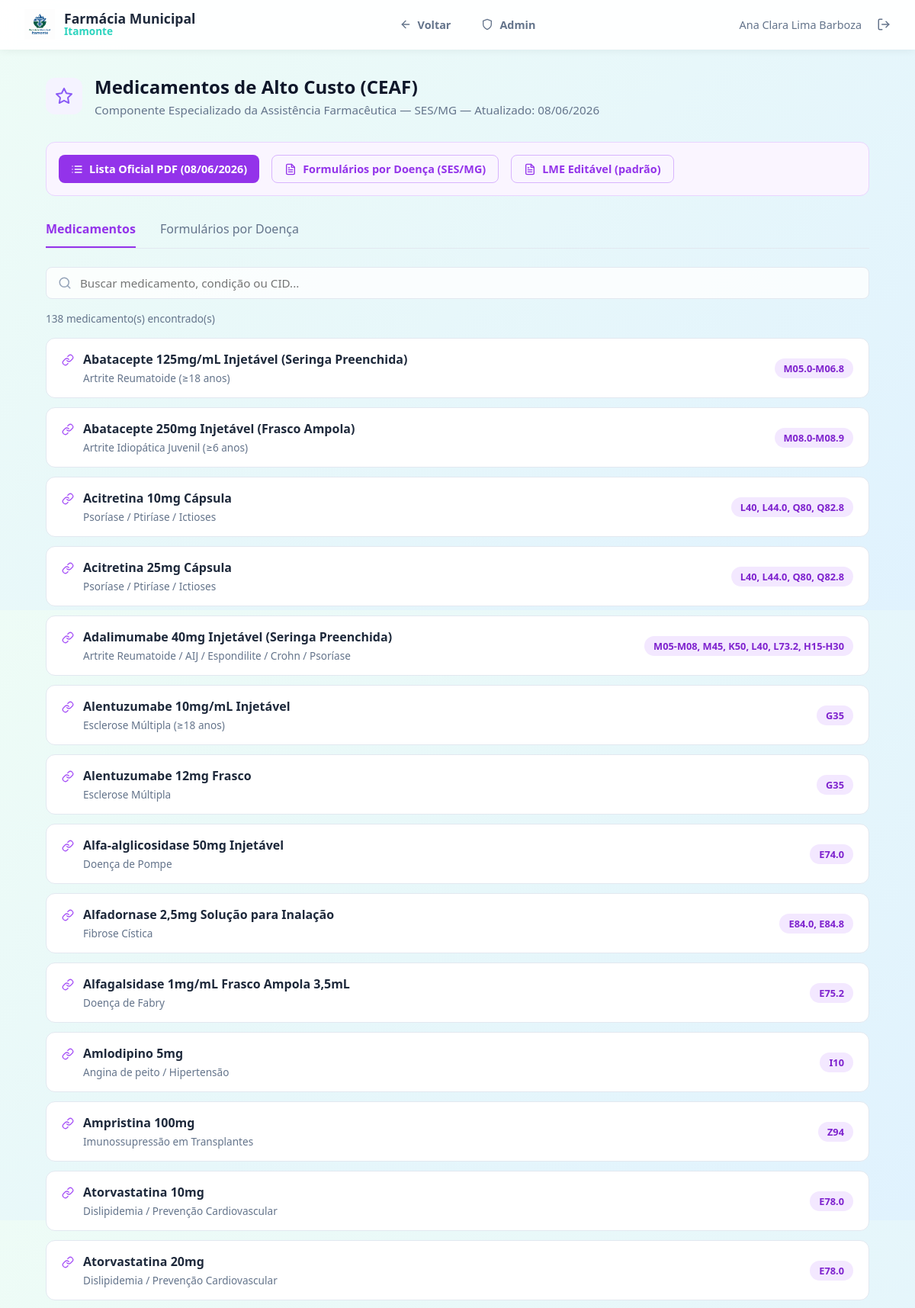
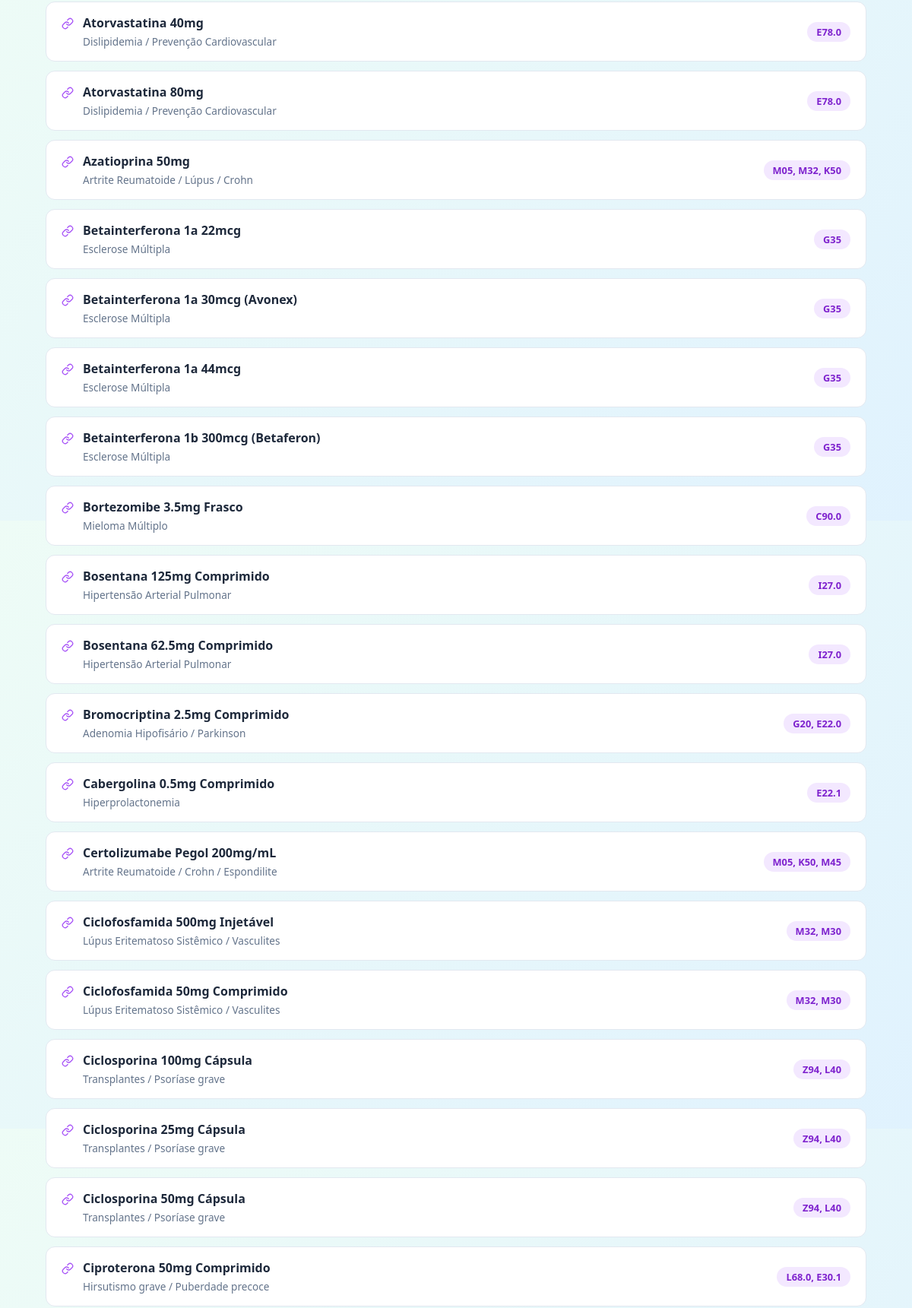
The page /alto-custo (signed in, upper part) on the database its author committed (2 pictures, top to bottom).
### tables this page shows
CREATE TABLE medicamentos_alto_custo (
        id INTEGER PRIMARY KEY AUTOINCREMENT,
        nome TEXT NOT NULL,
        indicacao TEXT NOT NULL,
        cids TEXT,
        created_at TIMESTAMP DEFAULT CURRENT_TIMESTAMP
    );

### app.py (the view)
@app.route('/alto-custo')
def alto_custo():
    ac_meds = query_db("SELECT * FROM medicamentos_alto_custo ORDER BY nome ASC")
    return render_template('alto_custo.html', medicamentos=ac_meds)

### app.py (called while the page is built)
def get_db():
    db = getattr(g, '_database', None)
    if db is None:
        db = g._database = sqlite3.connect(DB_PATH)
        db.row_factory = sqlite3.Row
    return db

@app.teardown_appcontext
def close_connection(exception):
    db = getattr(g, '_database', None)
    if db is not None:
        db.close()

def query_db(query, args=(), one=False):
    cur = get_db().execute(query, args)
    rv = cur.fetchall()
    cur.close()
    return (rv[0] if rv else None) if one else rv

@app.before_request
def require_login():
    allowed_routes = ['login', 'static']
    if request.endpoint not in allowed_routes and 'user_id' not in session:
        return redirect(url_for('login'))

### templates/alto_custo.html (shortened to what this page needs)
{% extends 'base.html' %}
{% block content %}
<div style="display: flex; align-items: center; gap: 1rem; margin-bottom: 2rem;">
    <div
        style="background-color: #f5f3ff; color: #8b5cf6; width: 48px; height: 48px; border-radius: 12px; display: flex; align-items: center; justify-content: center;">
        <svg viewBox="0 0 24 24" fill="none" stroke="currentColor" stroke-width="2" stroke-linecap="round"
            stroke-linejoin="round" width="24" height="24">
            <polygon
                points="12 2 15.09 8.26 22 9.27 17 14.14 18.18 21.02 12 17.77 5.82 21.02 7 14.14 2 9.27 8.91 8.26 12 2">
            </polygon>
        </svg>
    </div>
    <div style="flex-grow: 1;">
        <h1 style="color: #0f172a; font-size: 1.5rem; font-weight: 800; margin: 0 0 0.25rem 0;">Medicamentos de Alto
            Custo (CEAF)</h1>
        <p style="color: #64748b; font-size: 0.95rem; margin: 0;">Componente Especializado da Assistência Farmacêutica —
            SES/MG — Atualizado: 08/06/2026</p>
    </div>
</div>
<div
    style="background: #faf5ff; border: 1px solid #e9d5ff; border-radius: 12px; padding: 1rem; margin-bottom: 2rem; display: flex; gap: 1rem; flex-wrap: wrap;">
    <a href="https://www.saude.mg.gov.br/wp-content/uploads/2025/06/NovomodelodeLME-EDITAVEL.pdf" target="_blank"
        style="background: #9333ea; color: white; padding: 0.5rem 1rem; border-radius: 8px; text-decoration: none; font-size: 0.9rem; font-weight: 600; display: inline-flex; align-items: center; gap: 0.5rem;">
        Lista Oficial PDF (08/06/2026)
    </a>
    <a href="https://www.saude.mg.gov.br/obtermedicamentos/ceaf/formulariosceaf/" target="_blank"
        style="background: transparent; color: #9333ea; border: 1px solid #d8b4fe; padding: 0.5rem 1rem; border-radius: 8px; text-decoration: none; font-size: 0.9rem; font-weight: 600; display: inline-flex; align-items: center; gap: 0.5rem;">
        Formulários por Doença (SES/MG)
    </a>
    <a href="https://www.saude.mg.gov.br/wp-content/uploads/2025/06/NovomodelodeLME-EDITAVEL.pdf" target="_blank"
        style="background: transparent; color: #9333ea; border: 1px solid #d8b4fe; padding: 0.5rem 1rem; border-radius: 8px; text-decoration: none; font-size: 0.9rem; font-weight: 600; display: inline-flex; align-items: center; gap: 0.5rem;">
        LME Editável (padrão)
    </a>
</div>
<div style="border-bottom: 1px solid #e2e8f0; margin-bottom: 1.5rem; display: flex; gap: 2rem;">
    <div id="tab-meds" onclick="switchTab('meds')"
        style="padding-bottom: 0.75rem; border-bottom: 2px solid #9333ea; color: #9333ea; font-weight: 600; cursor: pointer;">
        Medicamentos
    </div>
    <div id="tab-diseases" onclick="switchTab('diseases')"
        style="padding-bottom: 0.75rem; border-bottom: 2px solid transparent; color: #64748b; font-weight: 500; cursor: pointer;">
        Formulários por Doença
    </div>
</div>
<div id="content-meds" style="display: block;">
    <div style="position: relative; margin-bottom: 1rem;">
        <svg viewBox="0 0 24 24" fill="none" stroke="#94a3b8" stroke-width="2" stroke-linecap="round"
            stroke-linejoin="round" width="18" height="18"
            style="position: absolute; left: 1rem; top: 50%; transform: translateY(-50%);">
            <circle cx="11" cy="11" r="8"></circle>
            <line x1="21" y1="21" x2="16.65" y2="16.65"></line>
        </svg>
        <input type="text" id="search-input" class="form-control" placeholder="Buscar medicamento, condição ou CID..."
            style="padding-left: 2.75rem; border-radius: 8px; border: 1px solid #e2e8f0; width: 100%; box-sizing: border-box; height: 42px;">
    </div>
    <p style="font-size: 0.85rem; color: #64748b; margin-bottom: 1rem;"><span id="med-count">{{ medicamentos|length
            }}</span> medicamento(s) encontrado(s)</p>
    <div id="meds-list" style="display: flex; flex-direction: column; gap: 0.75rem; padding-bottom: 3rem;">
        {% for m in medicamentos %}
        <div class="med-item" data-search-text="{{ m.nome|lower }} {{ m.indicacao|lower }} {{ (m.cids or '')|lower }}"
            style="background: white; border: 1px solid #e2e8f0; border-radius: 12px; padding: 1rem 1.25rem; display: flex; justify-content: space-between; align-items: center; gap: 1rem;">
            <div style="display: flex; gap: 0.75rem; align-items: flex-start;">
                <div>
                    <div style="font-weight: 700; color: #1e293b; font-size: 1rem; margin-bottom: 0.25rem;">{{ m.nome }}
                    </div>
                    <div style="color: #64748b; font-size: 0.85rem;">{{ m.indicacao }}</div>
                </div>
            </div>
            {% if m.cids %}
            <div
                style="background: #f3e8ff; color: #7e22ce; padding: 0.25rem 0.75rem; border-radius: 16px; font-size: 0.8rem; font-weight: 600; white-space: nowrap; flex-shrink: 0;">
                {{ m.cids }}
            </div>
            {% endif %}
        </div>
        {% endfor %}
    </div>
</div>
{% endblock %}

### static/css/style.css (style rules this page uses)
:root { --bg-gradient: linear-gradient(135deg, #eefcf6 0%, #e0f2fe 100%); --text-primary: #1e293b; --text-secondary: #64748b; --glass-bg: rgba(255, 255, 255, 0.65); --glass-border: rgba(255, 255, 255, 0.5); --glass-shadow: 0 8px 32px 0 rgba(15, 23, 42, 0.08); --primary: #0f766e; --primary-hover: #0d9488; --primary-light: rgba(15, 118, 110, 0.1); --status-disponivel-bg: #dcfce7; --status-disponivel-text: #15803d; --status-indisponivel-bg: #fee2e2; --status-indisponivel-text: #b91c1c; --status-baixo-bg: #fef9c3; --status-baixo-text: #a16207; --status-aguardando-bg: #dbeafe; --status-aguardando-text: #1d4ed8; --status-farmacia-popular-bg: #f3e8ff; --status-farmacia-popular-text: #7e22ce; }
* { margin: 0; padding: 0; box-sizing: border-box; font-family: system-ui, -apple-system, BlinkMacSystemFont, "Segoe UI", Roboto, Oxygen, Ubuntu, Cantarell, "Open Sans", "Helvetica Neue", sans-serif; }
body { background: var(--bg-gradient); color: var(--text-primary); min-height: 100vh; display: flex; flex-direction: column; }
.form-control { width: 100%; padding: 0.75rem 1rem; border-radius: 8px; border: 1px solid #cbd5e1; background: rgba(255, 255, 255, 0.8); font-size: 0.95rem; color: var(--text-primary); transition: border-color 0.2s; }

### rows shown on the page
medicamentos_alto_custo: nome "Abatacepte 125mg/mL Injetável (Seringa Preenchida)", indicacao "Artrite Reumatoide (≥18 anos)", cids "M05.0-M06.8"
medicamentos_alto_custo: nome "Abatacepte 250mg Injetável (Frasco Ampola)", indicacao "Artrite Idiopática Juvenil (≥6 anos)", cids "M08.0-M08.9"
medicamentos_alto_custo: nome "Acitretina 10mg Cápsula", indicacao "Psoríase / Ptiríase / Ictioses", cids "L40, L44.0, Q80, Q82.8"
medicamentos_alto_custo: nome "Acitretina 25mg Cápsula", indicacao "Psoríase / Ptiríase / Ictioses", cids "L40, L44.0, Q80, Q82.8"
medicamentos_alto_custo: nome "Adalimumabe 40mg Injetável (Seringa Preenchida)", indicacao "Artrite Reumatoide / AIJ / Espondilite / Crohn / Psoríase", cids "M05-M08, M45, K50, L40, L73.2, H15-H30"
medicamentos_alto_custo: nome "Alentuzumabe 10mg/mL Injetável", indicacao "Esclerose Múltipla (≥18 anos)", cids "G35"
medicamentos_alto_custo: nome "Alentuzumabe 12mg Frasco", indicacao "Esclerose Múltipla", cids "G35"
medicamentos_alto_custo: nome "Alfa-alglicosidase 50mg Injetável", indicacao "Doença de Pompe", cids "E74.0"
medicamentos_alto_custo: nome "Alfadornase 2,5mg Solução para Inalação", indicacao "Fibrose Cística", cids "E84.0, E84.8"
medicamentos_alto_custo: nome "Alfagalsidase 1mg/mL Frasco Ampola 3,5mL", indicacao "Doença de Fabry", cids "E75.2"
medicamentos_alto_custo: nome "Amlodipino 5mg", indicacao "Angina de peito / Hipertensão", cids "I10"
medicamentos_alto_custo: nome "Ampristina 100mg", indicacao "Imunossupressão em Transplantes", cids "Z94"
medicamentos_alto_custo: nome "Atorvastatina 10mg", indicacao "Dislipidemia / Prevenção Cardiovascular", cids "E78.0"
medicamentos_alto_custo: nome "Atorvastatina 20mg", indicacao "Dislipidemia / Prevenção Cardiovascular", cids "E78.0"
medicamentos_alto_custo: nome "Atorvastatina 40mg", indicacao "Dislipidemia / Prevenção Cardiovascular", cids "E78.0"
medicamentos_alto_custo: nome "Atorvastatina 80mg", indicacao "Dislipidemia / Prevenção Cardiovascular", cids "E78.0"
medicamentos_alto_custo: nome "Azatioprina 50mg", indicacao "Artrite Reumatoide / Lúpus / Crohn", cids "M05, M32, K50"
medicamentos_alto_custo: nome "Betainterferona 1a 22mcg", indicacao "Esclerose Múltipla", cids "G35"
medicamentos_alto_custo: nome "Betainterferona 1a 30mcg (Avonex)", indicacao "Esclerose Múltipla", cids "G35"
medicamentos_alto_custo: nome "Betainterferona 1a 44mcg", indicacao "Esclerose Múltipla", cids "G35"
medicamentos_alto_custo: nome "Betainterferona 1b 300mcg (Betaferon)", indicacao "Esclerose Múltipla", cids "G35"
medicamentos_alto_custo: nome "Bortezomibe 3.5mg Frasco", indicacao "Mieloma Múltiplo", cids "C90.0"
medicamentos_alto_custo: nome "Bosentana 125mg Comprimido", indicacao "Hipertensão Arterial Pulmonar", cids "I27.0"
medicamentos_alto_custo: nome "Bosentana 62.5mg Comprimido", indicacao "Hipertensão Arterial Pulmonar", cids "I27.0"
medicamentos_alto_custo: nome "Bromocriptina 2.5mg Comprimido", indicacao "Adenomia Hipofisário / Parkinson", cids "G20, E22.0"
medicamentos_alto_custo: nome "Cabergolina 0.5mg Comprimido", indicacao "Hiperprolactonemia", cids "E22.1"
medicamentos_alto_custo: nome "Certolizumabe Pegol 200mg/mL", indicacao "Artrite Reumatoide / Crohn / Espondilite", cids "M05, K50, M45"
medicamentos_alto_custo: nome "Ciclofosfamida 500mg Injetável", indicacao "Lúpus Eritematoso Sistêmico / Vasculites", cids "M32, M30"
medicamentos_alto_custo: nome "Ciclofosfamida 50mg Comprimido", indicacao "Lúpus Eritematoso Sistêmico / Vasculites", cids "M32, M30"
medicamentos_alto_custo: nome "Ciclosporina 100mg Cápsula", indicacao "Transplantes / Psoríase grave", cids "Z94, L40"
medicamentos_alto_custo: nome "Ciclosporina 25mg Cápsula", indicacao "Transplantes / Psoríase grave", cids "Z94, L40"
medicamentos_alto_custo: nome "Ciclosporina 50mg Cápsula", indicacao "Transplantes / Psoríase grave", cids "Z94, L40"
medicamentos_alto_custo: nome "Ciproterona 50mg Comprimido", indicacao "Hirsutismo grave / Puberdade precoce", cids "L68.0, E30.1"

### other values the page prints
{{ session.get('nome_completo') }} "Ana Clara Lima Barboza"
{{ medicamentos|length }} "138"
